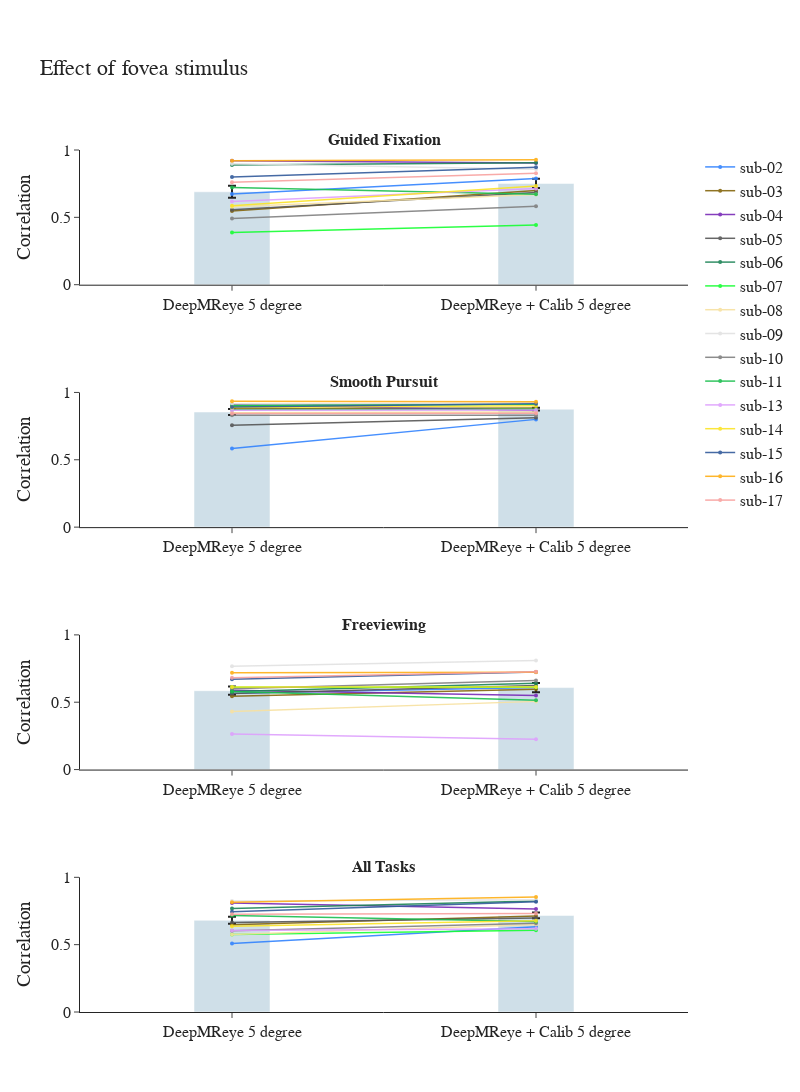

Notebook source saved alongside this figure:
### Code cell
import plotly.graph_objects as go
from plotly.subplots import make_subplots
import numpy as np

# Define color and name mappings
model_name_map = {
    "pretrained": "DeepMreye",
    "scaled": "DeepMreye Scaled",
    "pt_calib": "DeepMreye + Calib", 
    "pt_fivedegree": "DeepMReye 5 degree", 
    "ft_fivedegree": "DeepMReye + Calib 5 degree"
}

bar_color = 'rgba(66, 129, 164, 0.25)' 

colormap_subject_dict = {
    'sub-01': '#AA0DFE', 'sub-02': '#3283FE', 'sub-03': '#85660D', 'sub-04': '#782AB6',
    'sub-05': '#565656', 'sub-06': '#1C8356', 'sub-07': '#16FF32', 'sub-08': '#F7E1A0',
    'sub-09': '#E2E2E2', 'sub-11': '#1CBE4F', 'sub-13': '#DEA0FD', 'sub-14': '#FBE426', 
    'sub-15': '#325A9B', 'sub-16': '#FEAF16', 'sub-17': '#F8A19F'
}

task_labels = ["<b>Guided Fixation<b>", "<b>Smooth Pursuit<b>", "<b>Freeviewing<b>"]
task_names = ["fixation", "pursuit", "freeview", "all"]

comparisons = [("pt_fivedegree", "ft_fivedegree")]

fig = make_subplots(
    rows=4, cols=1,
    subplot_titles=[f"{label}" for label in task_labels] + ["<b>All Tasks<b>"]
)

shown_subjects = set()

for i, task in enumerate(task_names):
    model_a, model_b = comparisons[0]
    row = i + 1
    col = 1

    df_plot = df_corr_5deg[
        (df_corr_5deg["task"] == task) &
        (df_corr_5deg["model"].isin([model_a, model_b]))
    ]

    df_pivot = df_plot.pivot(index="subject", columns="model", values="mean_pearson")[[model_a, model_b]].dropna()

    means = df_pivot.mean()
    stderrs = df_pivot.sem()
    x_vals = [0, 1]

    fig.add_trace(go.Bar(
        x=x_vals,
        y=means.values,
        error_y=dict(type="data", array=stderrs.values),
        marker_color=bar_color,
        width=0.25,
        showlegend=False
    ), row=row, col=col)

    for subject, row_data in df_pivot.iterrows():
        color = colormap_subject_dict.get(subject, 'gray')
        show_legend = subject not in shown_subjects
        shown_subjects.add(subject)

        fig.add_trace(go.Scatter(
            x=x_vals,
            y=row_data.values,
            mode='lines+markers',
            line=dict(color=color, width=1.5),
            marker=dict(size=4),
            name=subject,
            opacity=0.9,
            showlegend=show_legend
        ), row=row, col=col)

    # Significance marker
    sig_row = sig_df[
        (sig_df.task == task) &
        (sig_df.model_a == model_a) &
        (sig_df.model_b == model_b)
    ]

    if not sig_row.empty and sig_row.iloc[0].p_value < 0.05:
        y_vals = means.values
        max_y = max(y_vals)
        line_y = max_y + 0.5

        fig.add_shape(
            type="line",
            x0=0,
            x1=1,
            y0=line_y,
            y1=line_y,
            line=dict(color="black", width=1),
            row=row, col=col
        )
        fig.add_trace(go.Scatter(
            x=[0.5],
            y=[line_y + 1],
            text=["*"],
            mode="text",
            showlegend=False
        ), row=row, col=col)

# Layout
fig.update_layout(
    height=1800,
    width=800,
    title_text="Effect of fovea stimulus",
    template="simple_white",
    showlegend=True,
    font=dict(size=16, family="Arial"),
    margin=dict(t=150)
)

# Axis formatting
for i in range(1, 5):
    fig.update_yaxes(range=[0, 1], title_text="Correlation", row=i, col=1)
    fig.update_xaxes(
        tickvals=[0, 1],
        ticktext=[model_name_map["pt_fivedegree"], model_name_map["ft_fivedegree"]],
        row=i, col=1
    )

fig.show()

### Figure 1 — Plotly figure (JSON) as saved in the notebook; plotly's stock layout.template omitted (floating-point values rounded to 4 significant figures)
{"data": [{"error_y": {"array": [0.04383, 0.03498], "type": "data"}, "marker": {"color": "rgba(66, 129, 164, 0.25)"}, "showlegend": false, "type": "bar", "width": 0.25, "x": [0, 1], "xaxis": "x", "y": [0.6899, 0.752], "yaxis": "y"}, {"line": {"color": "#3283FE", "width": 1.5}, "marker": {"size": 4}, "mode": "lines+markers", "name": "sub-02", "opacity": 0.9, "showlegend": true, "type": "scatter", "x": [0, 1], "xaxis": "x", "y": [0.6739, 0.7888], "yaxis": "y"}, {"line": {"color": "#85660D", "width": 1.5}, "marker": {"size": 4}, "mode": "lines+markers", "name": "sub-03", "opacity": 0.9, "showlegend": true, "type": "scatter", "x": [0, 1], "xaxis": "x", "y": [0.5468, 0.6997], "yaxis": "y"}, {"line": {"color": "#782AB6", "width": 1.5}, "marker": {"size": 4}, "mode": "lines+markers", "name": "sub-04", "opacity": 0.9, "showlegend": true, "type": "scatter", "x": [0, 1], "xaxis": "x", "y": [0.9201, 0.9036], "yaxis": "y"}, {"line": {"color": "#565656", "width": 1.5}, "marker": {"size": 4}, "mode": "lines+markers", "name": "sub-05", "opacity": 0.9, "showlegend": true, "type": "scatter", "x": [0, 1], "xaxis": "x", "y": [0.5569, 0.6853], "yaxis": "y"}, {"line": {"color": "#1C8356", "width": 1.5}, "marker": {"size": 4}, "mode": "lines+markers", "name": "sub-06", "opacity": 0.9, "showlegend": true, "type": "scatter", "x": [0, 1], "xaxis": "x", "y": [0.8878, 0.9052], "yaxis": "y"}, {"line": {"color": "#16FF32", "width": 1.5}, "marker": {"size": 4}, "mode": "lines+markers", "name": "sub-07", "opacity": 0.9, "showlegend": true, "type": "scatter", "x": [0, 1], "xaxis": "x", "y": [0.3871, 0.4432], "yaxis": "y"}, {"line": {"color": "#F7E1A0", "width": 1.5}, "marker": {"size": 4}, "mode": "lines+markers", "name": "sub-08", "opacity": 0.9, "showlegend": true, "type": "scatter", "x": [0, 1], "xaxis": "x", "y": [0.5795, 0.6694], "yaxis": "y"}, {"line": {"color": "#E2E2E2", "width": 1.5}, "marker": {"size": 4}, "mode": "lines+markers", "name": "sub-09", "opacity": 0.9, "showlegend": true, "type": "scatter", "x": [0, 1], "xaxis": "x", "y": [0.8977, 0.8578], "yaxis": "y"}, {"line": {"color": "gray", "width": 1.5}, "marker": {"size": 4}, "mode": "lines+markers", "name": "sub-10", "opacity": 0.9, "showlegend": true, "type": "scatter", "x": [0, 1], "xaxis": "x", "y": [0.4922, 0.5814], "yaxis": "y"}, {"line": {"color": "#1CBE4F", "width": 1.5}, "marker": {"size": 4}, "mode": "lines+markers", "name": "sub-11", "opacity": 0.9, "showlegend": true, "type": "scatter", "x": [0, 1], "xaxis": "x", "y": [0.7224, 0.6712], "yaxis": "y"}, {"line": {"color": "#DEA0FD", "width": 1.5}, "marker": {"size": 4}, "mode": "lines+markers", "name": "sub-13", "opacity": 0.9, "showlegend": true, "type": "scatter", "x": [0, 1], "xaxis": "x", "y": [0.6181, 0.7144], "yaxis": "y"}, {"line": {"color": "#FBE426", "width": 1.5}, "marker": {"size": 4}, "mode": "lines+markers", "name": "sub-14", "opacity": 0.9, "showlegend": true, "type": "scatter", "x": [0, 1], "xaxis": "x", "y": [0.5861, 0.7319], "yaxis": "y"}, {"line": {"color": "#325A9B", "width": 1.5}, "marker": {"size": 4}, "mode": "lines+markers", "name": "sub-15", "opacity": 0.9, "showlegend": true, "type": "scatter", "x": [0, 1], "xaxis": "x", "y": [0.799, 0.8719], "yaxis": "y"}, {"line": {"color": "#FEAF16", "width": 1.5}, "marker": {"size": 4}, "mode": "lines+markers", "name": "sub-16", "opacity": 0.9, "showlegend": true, "type": "scatter", "x": [0, 1], "xaxis": "x", "y": [0.9195, 0.9282], "yaxis": "y"}, {"line": {"color": "#F8A19F", "width": 1.5}, "marker": {"size": 4}, "mode": "lines+markers", "name": "sub-17", "opacity": 0.9, "showlegend": true, "type": "scatter", "x": [0, 1], "xaxis": "x", "y": [0.7612, 0.8272], "yaxis": "y"}, {"mode": "text", "showlegend": false, "text": ["*"], "type": "scatter", "x": [0.5], "xaxis": "x", "y": [2.252], "yaxis": "y"}, {"error_y": {"array": [0.02232, 0.01064], "type": "data"}, "marker": {"color": "rgba(66, 129, 164, 0.25)"}, "showlegend": false, "type": "bar", "width": 0.25, "x": [0, 1], "xaxis": "x2", "y": [0.8549, 0.8758], "yaxis": "y2"}, {"line": {"color": "#3283FE", "width": 1.5}, "marker": {"size": 4}, "mode": "lines+markers", "name": "sub-02", "opacity": 0.9, "showlegend": false, "type": "scatter", "x": [0, 1], "xaxis": "x2", "y": [0.5841, 0.8], "yaxis": "y2"}, {"line": {"color": "#85660D", "width": 1.5}, "marker": {"size": 4}, "mode": "lines+markers", "name": "sub-03", "opacity": 0.9, "showlegend": false, "type": "scatter", "x": [0, 1], "xaxis": "x2", "y": [0.8795, 0.8842], "yaxis": "y2"}, {"line": {"color": "#782AB6", "width": 1.5}, "marker": {"size": 4}, "mode": "lines+markers", "name": "sub-04", "opacity": 0.9, "showlegend": false, "type": "scatter", "x": [0, 1], "xaxis": "x2", "y": [0.9078, 0.8661], "yaxis": "y2"}, {"line": {"color": "#565656", "width": 1.5}, "marker": {"size": 4}, "mode": "lines+markers", "name": "sub-05", "opacity": 0.9, "showlegend": false, "type": "scatter", "x": [0, 1], "xaxis": "x2", "y": [0.7559, 0.812], "yaxis": "y2"}, {"line": {"color": "#1C8356", "width": 1.5}, "marker": {"size": 4}, "mode": "lines+markers", "name": "sub-06", "opacity": 0.9, "showlegend": false, "type": "scatter", "x": [0, 1], "xaxis": "x2", "y": [0.9043, 0.9182], "yaxis": "y2"}, {"line": {"color": "#16FF32", "width": 1.5}, "marker": {"size": 4}, "mode": "lines+markers", "name": "sub-07", "opacity": 0.9, "showlegend": false, "type": "scatter", "x": [0, 1], "xaxis": "x2", "y": [0.8968, 0.9122], "yaxis": "y2"}, {"line": {"color": "#F7E1A0", "width": 1.5}, "marker": {"size": 4}, "mode": "lines+markers", "name": "sub-08", "opacity": 0.9, "showlegend": false, "type": "scatter", "x": [0, 1], "xaxis": "x2", "y": [0.8486, 0.8541], "yaxis": "y2"}, {"line": {"color": "#E2E2E2", "width": 1.5}, "marker": {"size": 4}, "mode": "lines+markers", "name": "sub-09", "opacity": 0.9, "showlegend": false, "type": "scatter", "x": [0, 1], "xaxis": "x2", "y": [0.9169, 0.9198], "yaxis": "y2"}, {"line": {"color": "gray", "width": 1.5}, "marker": {"size": 4}, "mode": "lines+markers", "name": "sub-10", "opacity": 0.9, "showlegend": false, "type": "scatter", "x": [0, 1], "xaxis": "x2", "y": [0.8314, 0.8312], "yaxis": "y2"}, {"line": {"color": "#1CBE4F", "width": 1.5}, "marker": {"size": 4}, "mode": "lines+markers", "name": "sub-11", "opacity": 0.9, "showlegend": false, "type": "scatter", "x": [0, 1], "xaxis": "x2", "y": [0.8719, 0.8756], "yaxis": "y2"}, {"line": {"color": "#DEA0FD", "width": 1.5}, "marker": {"size": 4}, "mode": "lines+markers", "name": "sub-13", "opacity": 0.9, "showlegend": false, "type": "scatter", "x": [0, 1], "xaxis": "x2", "y": [0.8673, 0.8692], "yaxis": "y2"}, {"line": {"color": "#FBE426", "width": 1.5}, "marker": {"size": 4}, "mode": "lines+markers", "name": "sub-14", "opacity": 0.9, "showlegend": false, "type": "scatter", "x": [0, 1], "xaxis": "x2", "y": [0.8877, 0.9015], "yaxis": "y2"}, {"line": {"color": "#325A9B", "width": 1.5}, "marker": {"size": 4}, "mode": "lines+markers", "name": "sub-15", "opacity": 0.9, "showlegend": false, "type": "scatter", "x": [0, 1], "xaxis": "x2", "y": [0.8914, 0.9163], "yaxis": "y2"}, {"line": {"color": "#FEAF16", "width": 1.5}, "marker": {"size": 4}, "mode": "lines+markers", "name": "sub-16", "opacity": 0.9, "showlegend": false, "type": "scatter", "x": [0, 1], "xaxis": "x2", "y": [0.9352, 0.9306], "yaxis": "y2"}, {"line": {"color": "#F8A19F", "width": 1.5}, "marker": {"size": 4}, "mode": "lines+markers", "name": "sub-17", "opacity": 0.9, "showlegend": false, "type": "scatter", "x": [0, 1], "xaxis": "x2", "y": [0.8443, 0.8456], "yaxis": "y2"}, {"error_y": {"array": [0.03081, 0.03485], "type": "data"}, "marker": {"color": "rgba(66, 129, 164, 0.25)"}, "showlegend": false, "type": "bar", "width": 0.25, "x": [0, 1], "xaxis": "x3", "y": [0.5855, 0.6088], "yaxis": "y3"}, {"line": {"color": "#3283FE", "width": 1.5}, "marker": {"size": 4}, "mode": "lines+markers", "name": "sub-02", "opacity": 0.9, "showlegend": false, "type": "scatter", "x": [0, 1], "xaxis": "x3", "y": [0.5656, 0.6101], "yaxis": "y3"}, {"line": {"color": "#85660D", "width": 1.5}, "marker": {"size": 4}, "mode": "lines+markers", "name": "sub-03", "opacity": 0.9, "showlegend": false, "type": "scatter", "x": [0, 1], "xaxis": "x3", "y": [0.5437, 0.5956], "yaxis": "y3"}, {"line": {"color": "#782AB6", "width": 1.5}, "marker": {"size": 4}, "mode": "lines+markers", "name": "sub-04", "opacity": 0.9, "showlegend": false, "type": "scatter", "x": [0, 1], "xaxis": "x3", "y": [0.5889, 0.5494], "yaxis": "y3"}, {"line": {"color": "#565656", "width": 1.5}, "marker": {"size": 4}, "mode": "lines+markers", "name": "sub-05", "opacity": 0.9, "showlegend": false, "type": "scatter", "x": [0, 1], "xaxis": "x3", "y": [0.565, 0.6238], "yaxis": "y3"}, {"line": {"color": "#1C8356", "width": 1.5}, "marker": {"size": 4}, "mode": "lines+markers", "name": "sub-06", "opacity": 0.9, "showlegend": false, "type": "scatter", "x": [0, 1], "xaxis": "x3", "y": [0.58, 0.6406], "yaxis": "y3"}, {"line": {"color": "#16FF32", "width": 1.5}, "marker": {"size": 4}, "mode": "lines+markers", "name": "sub-07", "opacity": 0.9, "showlegend": false, "type": "scatter", "x": [0, 1], "xaxis": "x3", "y": [0.6113, 0.6106], "yaxis": "y3"}, {"line": {"color": "#F7E1A0", "width": 1.5}, "marker": {"size": 4}, "mode": "lines+markers", "name": "sub-08", "opacity": 0.9, "showlegend": false, "type": "scatter", "x": [0, 1], "xaxis": "x3", "y": [0.4311, 0.5062], "yaxis": "y3"}, {"line": {"color": "#E2E2E2", "width": 1.5}, "marker": {"size": 4}, "mode": "lines+markers", "name": "sub-09", "opacity": 0.9, "showlegend": false, "type": "scatter", "x": [0, 1], "xaxis": "x3", "y": [0.7674, 0.8092], "yaxis": "y3"}, {"line": {"color": "gray", "width": 1.5}, "marker": {"size": 4}, "mode": "lines+markers", "name": "sub-10", "opacity": 0.9, "showlegend": false, "type": "scatter", "x": [0, 1], "xaxis": "x3", "y": [0.6002, 0.6611], "yaxis": "y3"}, {"line": {"color": "#1CBE4F", "width": 1.5}, "marker": {"size": 4}, "mode": "lines+markers", "name": "sub-11", "opacity": 0.9, "showlegend": false, "type": "scatter", "x": [0, 1], "xaxis": "x3", "y": [0.5805, 0.5137], "yaxis": "y3"}, {"line": {"color": "#DEA0FD", "width": 1.5}, "marker": {"size": 4}, "mode": "lines+markers", "name": "sub-13", "opacity": 0.9, "showlegend": false, "type": "scatter", "x": [0, 1], "xaxis": "x3", "y": [0.2634, 0.2249], "yaxis": "y3"}, {"line": {"color": "#FBE426", "width": 1.5}, "marker": {"size": 4}, "mode": "lines+markers", "name": "sub-14", "opacity": 0.9, "showlegend": false, "type": "scatter", "x": [0, 1], "xaxis": "x3", "y": [0.6139, 0.6127], "yaxis": "y3"}, {"line": {"color": "#325A9B", "width": 1.5}, "marker": {"size": 4}, "mode": "lines+markers", "name": "sub-15", "opacity": 0.9, "showlegend": false, "type": "scatter", "x": [0, 1], "xaxis": "x3", "y": [0.6701, 0.7242], "yaxis": "y3"}, {"line": {"color": "#FEAF16", "width": 1.5}, "marker": {"size": 4}, "mode": "lines+markers", "name": "sub-16", "opacity": 0.9, "showlegend": false, "type": "scatter", "x": [0, 1], "xaxis": "x3", "y": [0.7194, 0.723], "yaxis": "y3"}, {"line": {"color": "#F8A19F", "width": 1.5}, "marker": {"size": 4}, "mode": "lines+markers", "name": "sub-17", "opacity": 0.9, "showlegend": false, "type": "scatter", "x": [0, 1], "xaxis": "x3", "y": [0.682, 0.7264], "yaxis": "y3"}, {"error_y": {"array": [0.02547, 0.02155], "type": "data"}, "marker": {"color": "rgba(66, 129, 164, 0.25)"}, "showlegend": false, "type": "bar", "width": 0.25, "x": [0, 1], "xaxis": "x4", "y": [0.6812, 0.717], "yaxis": "y4"}, {"line": {"color": "#3283FE", "width": 1.5}, "marker": {"size": 4}, "mode": "lines+markers", "name": "sub-02", "opacity": 0.9, "showlegend": false, "type": "scatter", "x": [0, 1], "xaxis": "x4", "y": [0.5087, 0.6329], "yaxis": "y4"}, {"line": {"color": "#85660D", "width": 1.5}, "marker": {"size": 4}, "mode": "lines+markers", "name": "sub-03", "opacity": 0.9, "showlegend": false, "type": "scatter", "x": [0, 1], "xaxis": "x4", "y": [0.647, 0.713], "yaxis": "y4"}, {"line": {"color": "#782AB6", "width": 1.5}, "marker": {"size": 4}, "mode": "lines+markers", "name": "sub-04", "opacity": 0.9, "showlegend": false, "type": "scatter", "x": [0, 1], "xaxis": "x4", "y": [0.8084, 0.765], "yaxis": "y4"}, {"line": {"color": "#565656", "width": 1.5}, "marker": {"size": 4}, "mode": "lines+markers", "name": "sub-05", "opacity": 0.9, "showlegend": false, "type": "scatter", "x": [0, 1], "xaxis": "x4", "y": [0.6652, 0.6984], "yaxis": "y4"}, {"line": {"color": "#1C8356", "width": 1.5}, "marker": {"size": 4}, "mode": "lines+markers", "name": "sub-06", "opacity": 0.9, "showlegend": false, "type": "scatter", "x": [0, 1], "xaxis": "x4", "y": [0.7686, 0.8248], "yaxis": "y4"}, {"line": {"color": "#16FF32", "width": 1.5}, "marker": {"size": 4}, "mode": "lines+markers", "name": "sub-07", "opacity": 0.9, "showlegend": false, "type": "scatter", "x": [0, 1], "xaxis": "x4", "y": [0.5758, 0.6076], "yaxis": "y4"}, {"line": {"color": "#F7E1A0", "width": 1.5}, "marker": {"size": 4}, "mode": "lines+markers", "name": "sub-08", "opacity": 0.9, "showlegend": false, "type": "scatter", "x": [0, 1], "xaxis": "x4", "y": [0.5749, 0.6489], "yaxis": "y4"}, {"line": {"color": "#E2E2E2", "width": 1.5}, "marker": {"size": 4}, "mode": "lines+markers", "name": "sub-09", "opacity": 0.9, "showlegend": false, "type": "scatter", "x": [0, 1], "xaxis": "x4", "y": [0.8233, 0.8341], "yaxis": "y4"}, {"line": {"color": "gray", "width": 1.5}, "marker": {"size": 4}, "mode": "lines+markers", "name": "sub-10", "opacity": 0.9, "showlegend": false, "type": "scatter", "x": [0, 1], "xaxis": "x4", "y": [0.6041, 0.6593], "yaxis": "y4"}, {"line": {"color": "#1CBE4F", "width": 1.5}, "marker": {"size": 4}, "mode": "lines+markers", "name": "sub-11", "opacity": 0.9, "showlegend": false, "type": "scatter", "x": [0, 1], "xaxis": "x4", "y": [0.7163, 0.6726], "yaxis": "y4"}, {"line": {"color": "#DEA0FD", "width": 1.5}, "marker": {"size": 4}, "mode": "lines+markers", "name": "sub-13", "opacity": 0.9, "showlegend": false, "type": "scatter", "x": [0, 1], "xaxis": "x4", "y": [0.6053, 0.6182], "yaxis": "y4"}, {"line": {"color": "#FBE426", "width": 1.5}, "marker": {"size": 4}, "mode": "lines+markers", "name": "sub-14", "opacity": 0.9, "showlegend": false, "type": "scatter", "x": [0, 1], "xaxis": "x4", "y": [0.6362, 0.677], "yaxis": "y4"}, {"line": {"color": "#325A9B", "width": 1.5}, "marker": {"size": 4}, "mode": "lines+markers", "name": "sub-15", "opacity": 0.9, "showlegend": false, "type": "scatter", "x": [0, 1], "xaxis": "x4", "y": [0.7436, 0.8193], "yaxis": "y4"}, {"line": {"color": "#FEAF16", "width": 1.5}, "marker": {"size": 4}, "mode": "lines+markers", "name": "sub-16", "opacity": 0.9, "showlegend": false, "type": "scatter", "x": [0, 1], "xaxis": "x4", "y": [0.8147, 0.8533], "yaxis": "y4"}, {"line": {"color": "#F8A19F", "width": 1.5}, "marker": {"size": 4}, "mode": "lines+markers", "name": "sub-17", "opacity": 0.9, "showlegend": false, "type": "scatter", "x": [0, 1], "xaxis": "x4", "y": [0.726, 0.7305], "yaxis": "y4"}, {"mode": "text", "showlegend": false, "text": ["*"], "type": "scatter", "x": [0.5], "xaxis": "x4", "y": [2.217], "yaxis": "y4"}], "layout": {"annotations": [{"font": {"size": 16}, "showarrow": false, "text": "<b>Guided Fixation<b>", "x": 0.5, "xanchor": "center", "xref": "paper", "y": 1, "yanchor": "bottom", "yref": "paper"}, {"font": {"size": 16}, "showarrow": false, "text": "<b>Smooth Pursuit<b>", "x": 0.5, "xanchor": "center", "xref": "paper", "y": 0.7188, "yanchor": "bottom", "yref": "paper"}, {"font": {"size": 16}, "showarrow": false, "text": "<b>Freeviewing<b>", "x": 0.5, "xanchor": "center", "xref": "paper", "y": 0.4375, "yanchor": "bottom", "yref": "paper"}, {"font": {"size": 16}, "showarrow": false, "text": "<b>All Tasks<b>", "x": 0.5, "xanchor": "center", "xref": "paper", "y": 0.1562, "yanchor": "bottom", "yref": "paper"}], "font": {"family": "Arial", "size": 16}, "height": 1800, "margin": {"t": 150}, "shapes": [{"line": {"color": "black", "width": 1}, "type": "line", "x0": 0, "x1": 1, "xref": "x", "y0": 1.252, "y1": 1.252, "yref": "y"}, {"line": {"color": "black", "width": 1}, "type": "line", "x0": 0, "x1": 1, "xref": "x4", "y0": 1.217, "y1": 1.217, "yref": "y4"}], "showlegend": true, "title": {"text": "Effect of fovea stimulus"}, "width": 800, "xaxis": {"anchor": "y", "domain": [0, 1], "ticktext": ["DeepMReye 5 degree", "DeepMReye + Calib 5 degree"], "tickvals": [0, 1]}, "xaxis2": {"anchor": "y2", "domain": [0, 1], "ticktext": ["DeepMReye 5 degree", "DeepMReye + Calib 5 degree"], "tickvals": [0, 1]}, "xaxis3": {"anchor": "y3", "domain": [0, 1], "ticktext": ["DeepMReye 5 degree", "DeepMReye + Calib 5 degree"], "tickvals": [0, 1]}, "xaxis4": {"anchor": "y4", "domain": [0, 1], "ticktext": ["DeepMReye 5 degree", "DeepMReye + Calib 5 degree"], "tickvals": [0, 1]}, "yaxis": {"anchor": "x", "domain": [0.8438, 1], "range": [0, 1], "title": {"text": "Correlation"}}, "yaxis2": {"anchor": "x2", "domain": [0.5625, 0.7188], "range": [0, 1], "title": {"text": "Correlation"}}, "yaxis3": {"anchor": "x3", "domain": [0.2812, 0.4375], "range": [0, 1], "title": {"text": "Correlation"}}, "yaxis4": {"anchor": "x4", "domain": [0, 0.1562], "range": [0, 1], "title": {"text": "Correlation"}}}}
